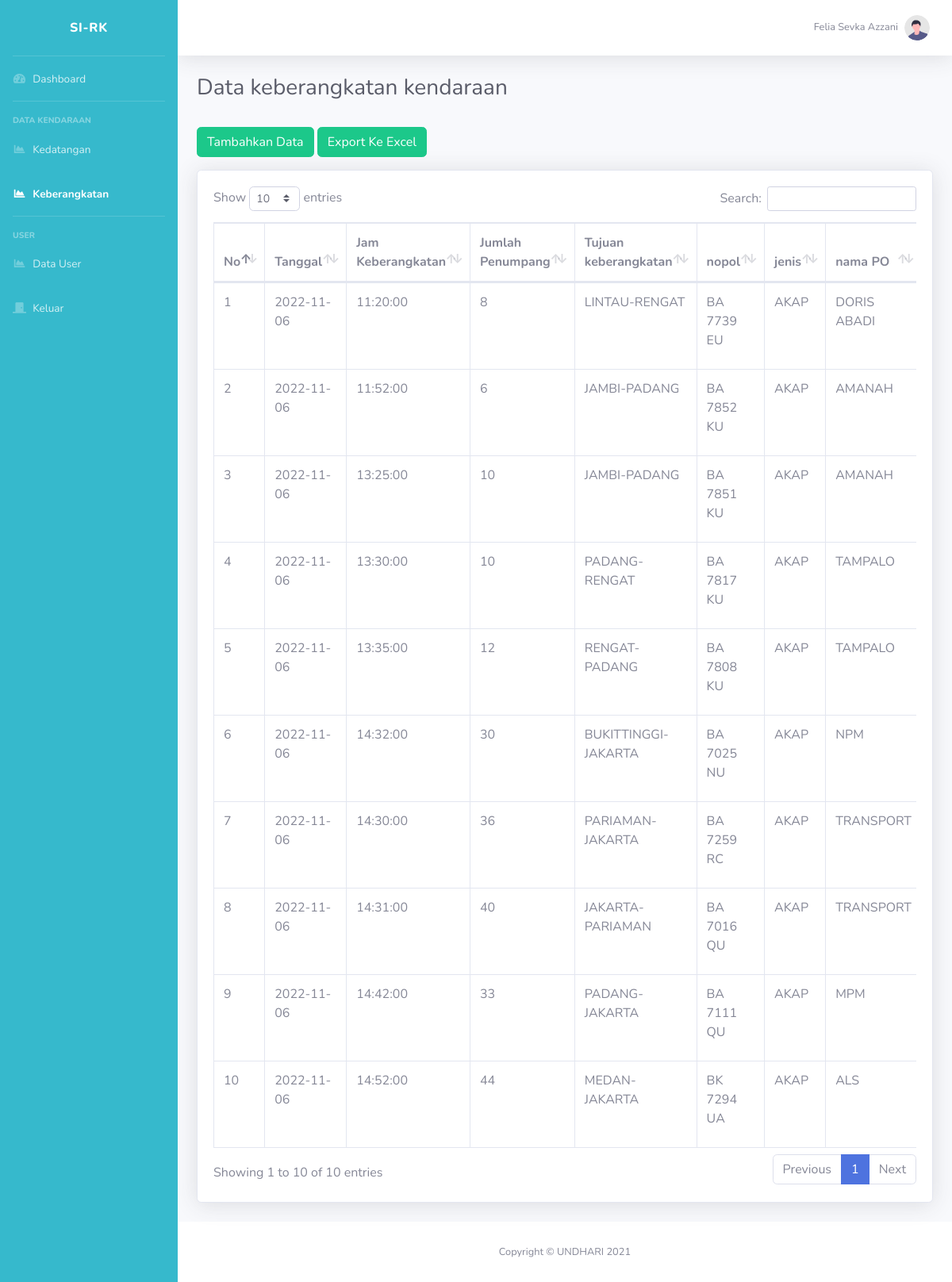
The app's page /data-keberangkatan.php with its own data.
### tables this page shows
CREATE TABLE `keberangkatan_kendaraan` (
  `id` int(11) NOT NULL,
  `tanggal` date NOT NULL,
  `jam_keberangkatan` time NOT NULL,
  `jumlah_penumpang` varchar(25) NOT NULL,
  `tujuan_keberangkatan` varchar(20) NOT NULL,
  `no_polisi` varchar(10) NOT NULL,
  `jenis` varchar(15) NOT NULL,
  `nama_po` varchar(15) NOT NULL
);

### data-keberangkatan.php (the view, shortened to what this page needs)
<!DOCTYPE html>
<html lang="en">
<head>
    <link href="vendor/fontawesome-free/css/all.min.css" rel="stylesheet" type="text/css">
    <link href="css/sb-admin-2.min.css" rel="stylesheet">
    <link href="vendor/datatables/dataTables.bootstrap4.min.css" rel="stylesheet">
</head>
<body id="page-top">
    <div id="wrapper">
        <ul class="navbar-nav bg-info sidebar sidebar-dark accordion" id="accordionSidebar">
            <a class="sidebar-brand d-flex align-items-center justify-content-center" href="index.php">
                <div class="sidebar-brand-text mx-3">SI-RK</div>
            </a>
            <hr class="sidebar-divider my-0">
            <li class="nav-item">
                <a class="nav-link" href="index.php">
                    <i class="fas fa-fw fa-tachometer-alt"></i>
                    <span>Dashboard</span></a>
            </li>
            <hr class="sidebar-divider">
            <div class="sidebar-heading">
                Data Kendaraan
            </div>
            <li class="nav-item">
                <a class="nav-link" href="data-kedatangan.php">
                    <i class="fas fa-fw fa-chart-area"></i>
                    <span>Kedatangan</span></a>
            </li>
            <li class="nav-item active">
                <a class="nav-link" href="data-keberangkatan.php">
                    <i class="fas fa-fw fa-chart-area"></i>
                    <span>Keberangkatan</span></a>
            </li>
            <hr class="sidebar-divider">
            <div class="sidebar-heading">
                User
            </div>
            <li class="nav-item">
                <a class="nav-link" href="data-user.php">
                    <i class="fas fa-fw fa-chart-area"></i>
                    <span>Data User</span></a>
            </li>
            <li class="nav-item">
                <a class="nav-link" href="login.php">
                    <i class="fas fa-door-closed"></i>
                    <span>Keluar</span></a>
            </li>
        </ul>
        <div id="content-wrapper" class="d-flex flex-column">
            <div id="content">
                <nav class="navbar navbar-expand navbar-light bg-white topbar mb-4 static-top shadow">
                    <ul class="navbar-nav ml-auto">
                        <li class="nav-item dropdown no-arrow">
                            <a class="nav-link dropdown-toggle" href="#" id="userDropdown" role="button"
                                data-toggle="dropdown" aria-haspopup="true" aria-expanded="false">
                                <span class="mr-2 d-none d-lg-inline text-gray-600 small">Felia Sevka Azzani</span>
                                <img class="img-profile rounded-circle"
                                    src="img/undraw_profile.svg">
                        </li>
                    </ul>
                </nav>
                <div class="container-fluid">
                    <h1 class="h3 mb-4 text-gray-800">Data keberangkatan kendaraan</h1>
                    <a href="input-keberangkatan.php" class="btn btn-success mt-2 mb-3">Tambahkan Data</a>
                    <a target="_blank" href="export-excel-keberangkatan.php" class="btn btn-success mt-2 mb-3">Export Ke Excel</a>
                    <div class="card shadow mb-4">
                        <div class="card-body">
                            <div class="table-responsive">
                                <table class="table table-bordered" id="dataTable" width="100%" cellspacing="0">
                                    <thead>
                                        <tr>
                                            <th>No</th>
                                            <th>Tanggal</th>
                                            <th>Jam Keberangkatan</th>
                                            <th>Jumlah Penumpang</th>
                                            <th>Tujuan keberangkatan</th>
                                            <th>nopol</th>
                                            <th>jenis</th>
                                            <th>nama PO</th>
                                        </tr>
                                    </thead>
                                    <tbody>
                                        <?php
                                            include 'koneksi.php';
                                            $query = mysqli_query($koneksi,"SELECT * FROM keberangkatan_kendaraan");
                                            $no = 0;
                                            while($data = mysqli_fetch_array($query))
                                            {
                                                $no++;
                                        ?>
                                        <tr>
                                            <td><?=$no ?></td>
                                            <td><?=$data['tanggal'] ?></td>
                                            <td><?=$data['jam_keberangkatan'] ?></td>
                                            <td><?=$data['jumlah_penumpang'] ?></td>
                                            <td><?=$data['tujuan_keberangkatan'] ?></td>
                                            <td><?=$data['no_polisi'] ?></td>
                                            <td><?=$data['jenis'] ?></td>
                                            <td><?=$data['nama_po'] ?></td>
                                        </tr>
                                        <?php
                                            }
                                        ?>
                                    </tbody>
                                </table>
                            </div>
                        </div>
                    </div>
                </div>
            </div>
            <footer class="sticky-footer bg-white">
                <div class="container my-auto">
                    <div class="copyright text-center my-auto">
                        <span>Copyright &copy; UNDHARI 2021</span>
                    </div>
                </div>
            </footer>
        </div>
    </div>
</body>
</html>

### records on screen
keberangkatan_kendaraan: tanggal "2022-11-06", jam_keberangkatan "11:20:00", jumlah_penumpang "8", tujuan_keberangkatan "LINTAU-RENGAT", no_polisi "BA 7739 EU", jenis "AKAP", nama_po "DORIS ABADI"
keberangkatan_kendaraan: tanggal "2022-11-06", jam_keberangkatan "11:52:00", jumlah_penumpang "6", tujuan_keberangkatan "JAMBI-PADANG", no_polisi "BA 7852 KU", jenis "AKAP", nama_po "AMANAH"
keberangkatan_kendaraan: tanggal "2022-11-06", jam_keberangkatan "13:25:00", jumlah_penumpang "10", tujuan_keberangkatan "JAMBI-PADANG", no_polisi "BA 7851 KU", jenis "AKAP", nama_po "AMANAH"
keberangkatan_kendaraan: tanggal "2022-11-06", jam_keberangkatan "13:30:00", jumlah_penumpang "10", tujuan_keberangkatan "PADANG-RENGAT", no_polisi "BA 7817 KU", jenis "AKAP", nama_po "TAMPALO"
keberangkatan_kendaraan: tanggal "2022-11-06", jam_keberangkatan "13:35:00", jumlah_penumpang "12", tujuan_keberangkatan "RENGAT-PADANG", no_polisi "BA 7808 KU", jenis "AKAP", nama_po "TAMPALO"
keberangkatan_kendaraan: tanggal "2022-11-06", jam_keberangkatan "14:32:00", jumlah_penumpang "30", tujuan_keberangkatan "BUKITTINGGI-JAKARTA", no_polisi "BA 7025 NU", jenis "AKAP", nama_po "NPM"
keberangkatan_kendaraan: tanggal "2022-11-06", jam_keberangkatan "14:30:00", jumlah_penumpang "36", tujuan_keberangkatan "PARIAMAN-JAKARTA", no_polisi "BA 7259 RC", jenis "AKAP", nama_po "TRANSPORT"
keberangkatan_kendaraan: tanggal "2022-11-06", jam_keberangkatan "14:31:00", jumlah_penumpang "40", tujuan_keberangkatan "JAKARTA-PARIAMAN", no_polisi "BA 7016 QU", jenis "AKAP", nama_po "TRANSPORT"
keberangkatan_kendaraan: tanggal "2022-11-06", jam_keberangkatan "14:42:00", jumlah_penumpang "33", tujuan_keberangkatan "PADANG-JAKARTA", no_polisi "BA 7111 QU", jenis "AKAP", nama_po "MPM"
keberangkatan_kendaraan: tanggal "2022-11-06", jam_keberangkatan "14:52:00", jumlah_penumpang "44", tujuan_keberangkatan "MEDAN-JAKARTA", no_polisi "BK 7294 UA", jenis "AKAP", nama_po "ALS"
